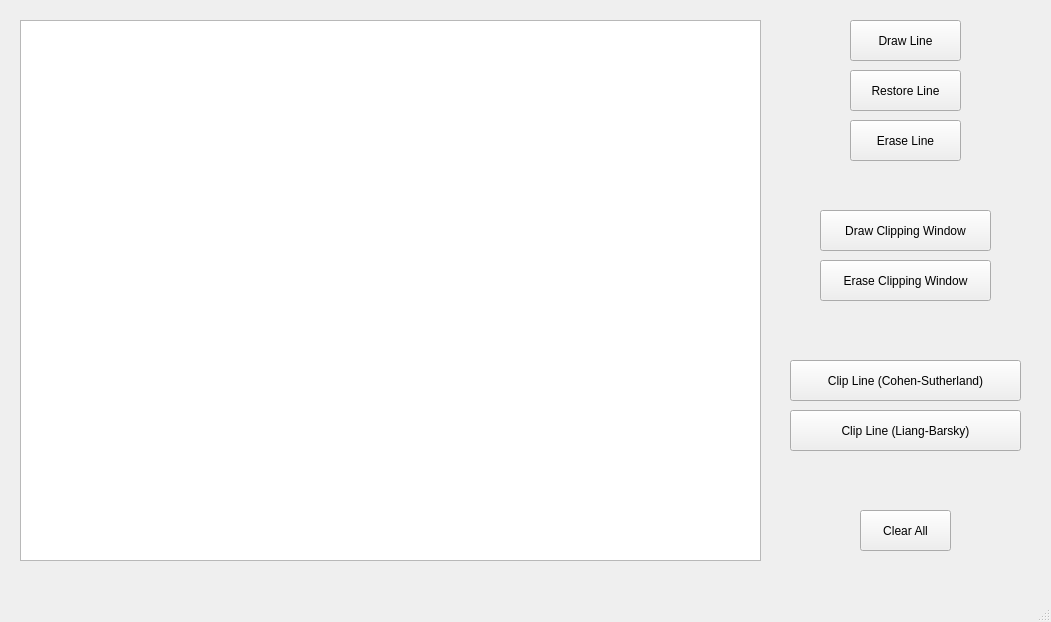
<?xml version="1.0" encoding="UTF-8"?>
<ui version="4.0">
 <class>MainWindow</class>
 <widget class="QMainWindow" name="MainWindow">
  <property name="geometry">
   <rect>
    <x>0</x>
    <y>0</y>
    <width>1051</width>
    <height>622</height>
   </rect>
  </property>
  <property name="windowTitle">
   <string>MainWindow</string>
  </property>
  <widget class="QWidget" name="centralwidget">
   <widget class="QPushButton" name="drawLine">
    <property name="geometry">
     <rect>
      <x>850</x>
      <y>20</y>
      <width>111</width>
      <height>41</height>
     </rect>
    </property>
    <property name="text">
     <string>Draw Line</string>
    </property>
   </widget>
   <widget class="QPushButton" name="restoreLine">
    <property name="geometry">
     <rect>
      <x>850</x>
      <y>70</y>
      <width>111</width>
      <height>41</height>
     </rect>
    </property>
    <property name="text">
     <string>Restore Line</string>
    </property>
   </widget>
   <widget class="QGraphicsView" name="grid">
    <property name="geometry">
     <rect>
      <x>20</x>
      <y>20</y>
      <width>741</width>
      <height>541</height>
     </rect>
    </property>
   </widget>
   <widget class="QPushButton" name="clearAll">
    <property name="geometry">
     <rect>
      <x>860</x>
      <y>510</y>
      <width>91</width>
      <height>41</height>
     </rect>
    </property>
    <property name="text">
     <string>Clear All</string>
    </property>
   </widget>
   <widget class="QPushButton" name="eraseLine">
    <property name="geometry">
     <rect>
      <x>850</x>
      <y>120</y>
      <width>111</width>
      <height>41</height>
     </rect>
    </property>
    <property name="text">
     <string>Erase Line</string>
    </property>
   </widget>
   <widget class="QPushButton" name="drawWindow">
    <property name="geometry">
     <rect>
      <x>820</x>
      <y>210</y>
      <width>171</width>
      <height>41</height>
     </rect>
    </property>
    <property name="text">
     <string>Draw Clipping Window</string>
    </property>
   </widget>
   <widget class="QPushButton" name="eraseWindow">
    <property name="geometry">
     <rect>
      <x>820</x>
      <y>260</y>
      <width>171</width>
      <height>41</height>
     </rect>
    </property>
    <property name="text">
     <string>Erase Clipping Window</string>
    </property>
   </widget>
   <widget class="QPushButton" name="clipLineCohenSuther">
    <property name="geometry">
     <rect>
      <x>790</x>
      <y>360</y>
      <width>231</width>
      <height>41</height>
     </rect>
    </property>
    <property name="text">
     <string>Clip Line (Cohen-Sutherland)</string>
    </property>
   </widget>
   <widget class="QPushButton" name="clipLineLiangBarsky">
    <property name="geometry">
     <rect>
      <x>790</x>
      <y>410</y>
      <width>231</width>
      <height>41</height>
     </rect>
    </property>
    <property name="text">
     <string>Clip Line (Liang-Barsky)</string>
    </property>
   </widget>
  </widget>
  <widget class="QMenuBar" name="menubar">
   <property name="geometry">
    <rect>
     <x>0</x>
     <y>0</y>
     <width>1051</width>
     <height>25</height>
    </rect>
   </property>
  </widget>
  <widget class="QStatusBar" name="statusbar"/>
 </widget>
 <resources/>
 <connections/>
</ui>
